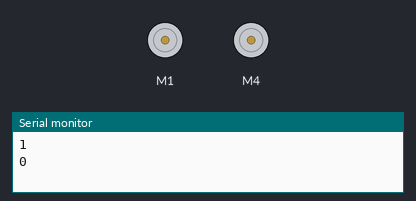
Bench run of a sketch on a simulated Arduino Uno, built with avr-gcc and run on an emulated ATmega328P. On the bench: 2 × DC motor (green arrow = forward, orange = backward, longer = faster), the last lines printed to the serial monitor.

Above: at 0.1 s.
At 19.0 s:
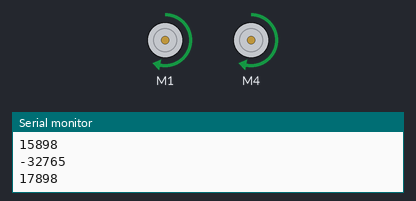
At 40.0 s:
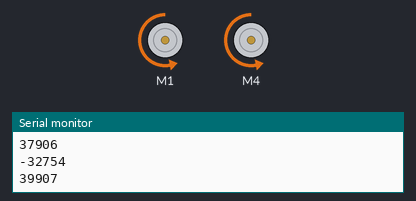
Timing chart, 0 to 40.0 s (numbered marks = the images above):
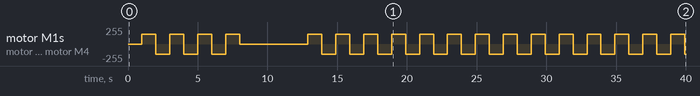

The sketch:

motor_test.ino
```cpp
#include <Wire.h>
#include <Adafruit_MotorShield.h>
#include "utility/Adafruit_MS_PWMServoDriver.h"

Adafruit_MotorShield AFMS = Adafruit_MotorShield();
Adafruit_DCMotor *myMotor1 = AFMS.getMotor(1);
Adafruit_DCMotor *myMotor2 = AFMS.getMotor(4);

int count = 0;

void setup() {
  // put your setup code here, to run once:
  AFMS.begin();
  myMotor1->setSpeed(150);
  myMotor2->setSpeed(150);
  Serial.begin(9600);
}

void loop() {
  // put your main code here, to run repeatedly:
  count++;

  if (count < 5){
    Serial.println(count);
    Serial.println(millis());
    delay(1000);
    myMotor1->run(FORWARD);
    myMotor2->run(FORWARD);
    delay(1000);
    myMotor1->run(BACKWARD);
    myMotor2->run(BACKWARD);
  }
  else{
    myMotor1->run(RELEASE);
    myMotor2->run(RELEASE);
  }
}
```

Measured:
- by itself, motor M1, motor M4: stopped → forward 150/255 at 1.0 s, → backward 150/255 1.0 s later, → forward 150/255 1.0 s later, → backward 150/255 1.0 s later, … (36 changes in this stretch)
